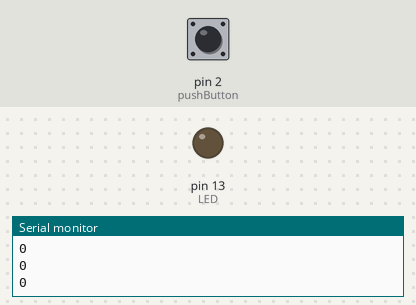
Simulated run of this sketch. Board: Arduino Uno, built with avr-gcc and run on an emulated ATmega328P. Parts: output pins drawn as LEDs (lit = HIGH), the last lines printed to the serial monitor. Inputs (shaded band) come from the test bench; at power-on: pin 2 (pushButton) LOW.

Above: at 1.2 s.
1.3 s: pin 2 (pushButton) pulled HIGH for 0.15 s
At 1.45 s:
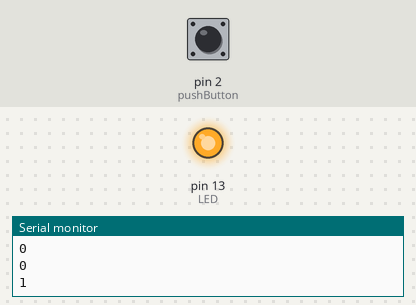
4.3 s: pin 2 (pushButton) pulled HIGH for 3.2 s
9.0 s: pin 2 (pushButton) pulled HIGH for 1 s
Timing chart, 0 to 15.0 s (numbered marks = the images above; inputs shaded):
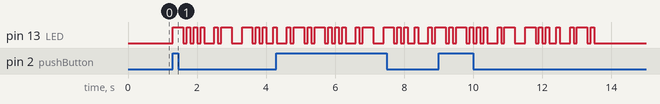

Measured:
- after the input at 1.3 s, pin 13 (LED): LOW → HIGH at once, → LOW 0.30 s later, → HIGH 0.10 s later, → LOW 0.10 s later, … (19 changes in this stretch)

The sketch:

Assignment_1.ino
```cpp
// digital pin 2 has a pushbutton attached to it
int pushButton = 2;
int LED = LED_BUILTIN;

// the setup routine runs once when you press reset:
void setup() {
  // initialize serial communication at 9600 bits per second:
  Serial.begin(9600);
  // make the pushbutton's pin an input:
  pinMode(pushButton, INPUT);
  // make LED's pin an output:
  pinMode(LED, OUTPUT);
}


// dot part of morse code
void dot() {
  digitalWrite(LED, HIGH);
  delay(100);
  digitalWrite(LED, LOW);
  delay(100);
}

// dash part of morse code
void dash() {
  digitalWrite(LED, HIGH);
  delay(300);
  digitalWrite(LED, LOW);
  delay(100);
}


// the loop routine runs over and over again forever:
void loop() {
  // read the input pin:
  int buttonState = digitalRead(pushButton);
  // print out the state of the button:
  Serial.println(buttonState);
  delay(1);        // delay in between reads for stability


  // Spells out BADER in morse code
  // Need those delays of 200 since each space between letters is 3 time units
  if (buttonState == 1) {
    dash(); dot(); dot(); dot(); delay(200); dot(); dash(); delay(200); dash(); dot(); dot(); delay(100); dot(); delay(200); dot(); dash(); dot();
  }

}
```
